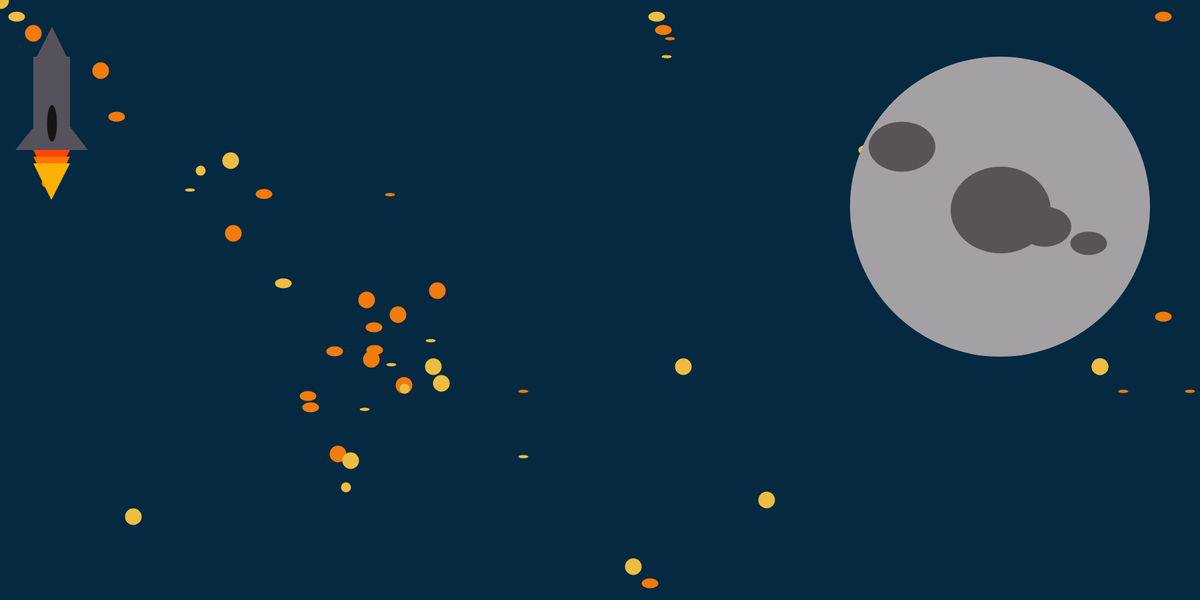
Frame 1 (no input)
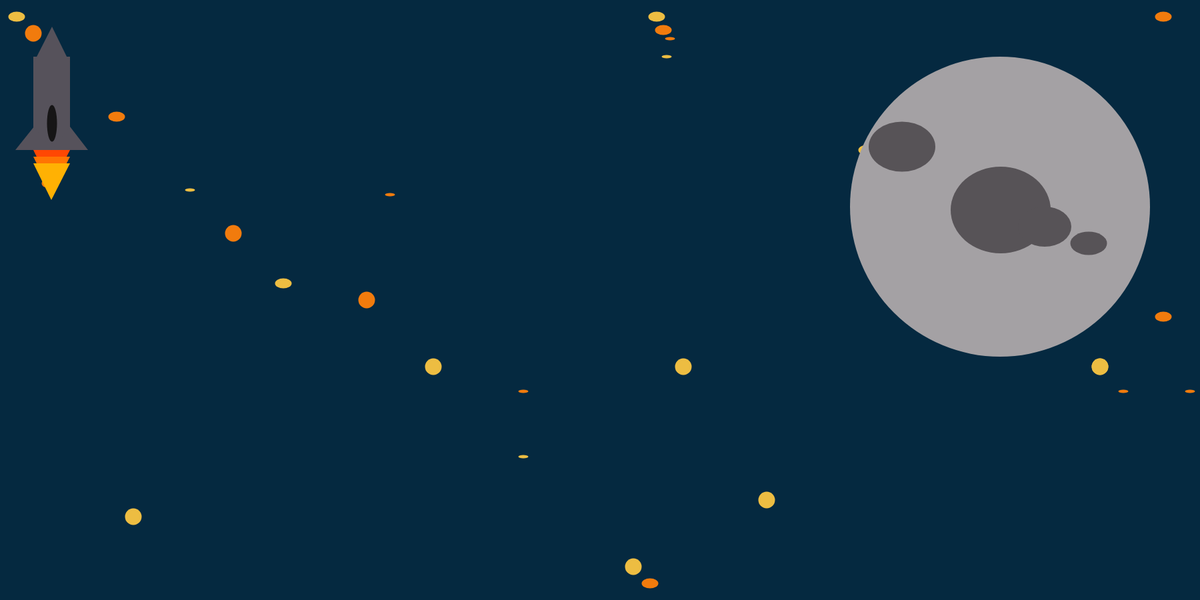
Frame 60 (no input)
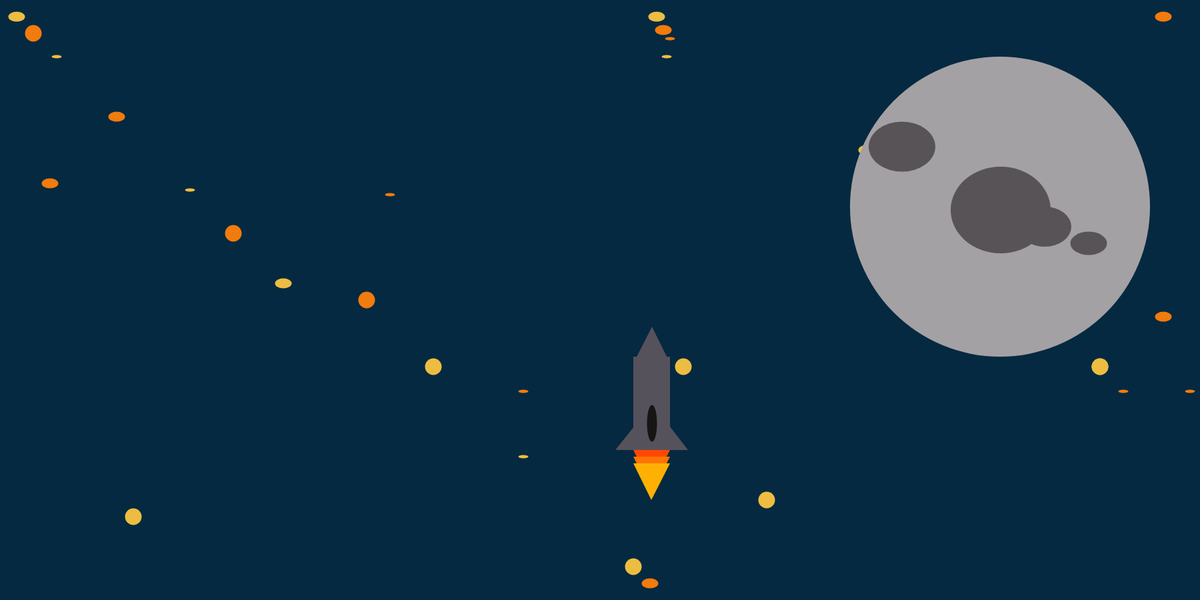
Frame 120 (the mouse pressed at the canvas centre since frame 60)

The p5.js sketch that drew these frames (run headless with seeded random() and noise() and a simulated clock; from frame 60 on, the mouse is pressed at the canvas centre):

// p5.js sketch
// ── sketch.js
function setup() {
    // create a canvas
    createCanvas( 1800,900);
frameRate ( 25 );
}

//variables for stars


var starWidth1 = 25;
var starHeight1 = 25;
var starWidth2 = 15;
var starHeight2 = 15;
var starWidth3 = 5;
var starHeight3 = 5;
var starFill = ( 'rgb(237, 189, 66)' );
var starFill2= ( 'rgb(241, 123, 13)' );
var posX= 1;
var posY= 1;

function draw() {

    background( 'rgb(5, 41, 64)' );
    // turn the cursor off
    noCursor();

push();

//stars sandbox

  fill (starFill);
  noStroke();
  ellipse ( posX, posY, starWidth1, starHeight1 );
  posX = posX -150;
  posY = posY -150;

  fill (starFill2);
  noStroke();
  ellipse ( posX, posY, starWidth2, starHeight2 );

  posX = posX - 25;
  posY = posY - 25;


  fill (starFill);
  noStroke();
  ellipse ( posX, posY, starWidth3, starHeight3 );

  posX = posX + 35;
  posY = posY + 10;

  fill (starFill2);
  noStroke();
  ellipse ( posX, posY, starWidth2, starHeight2 );

  posX = posX + 55;
  posY = posY + 35;


  fill (starFill);
  noStroke();
  ellipse ( posX, posY, starWidth2, starHeight2 );

  posX = posX + 85;
  posY = posY + 85;

fill (starFill);
noStroke();
ellipse ( posX, posY, starWidth1, starHeight1 );
posX = posX + 150;
posY = posY + 150;


fill (starFill2);
noStroke();
ellipse ( posX, posY, starWidth1, starHeight1 );
posX = posX + 150;
posY = posY + 150;


fill (starFill);
noStroke();
ellipse ( posX, posY, starWidth2, starHeight2 );

posX = posX + 45;
posY = posY - 15;

fill (starFill);
noStroke();
ellipse ( posX, posY, starWidth1, starHeight1 );
posX = posX + 50;
posY = posY + 50;


fill (starFill2);
noStroke();
ellipse ( posX, posY, starWidth1, starHeight2 );
posX = posX + 250;
posY = posY + 220;

fill (starFill);
noStroke();
ellipse ( posX, posY, starWidth2, starHeight3 );

posX = posX + 10;
posY = posY - 75;

fill (starFill2);
noStroke();
ellipse ( posX, posY, starWidth1, starHeight1 );
posX = posX - 95;
posY = posY + 55;


fill (starFill2);
noStroke();
ellipse ( posX, posY, starWidth1, starHeight2 );
posX = posX + 45;
posY = posY + 87;

fill (starFill2);
noStroke();
ellipse ( posX, posY, starWidth1, starHeight1 );
posX = posX + 1;
posY = posY + 5;


fill (starFill);
noStroke();
ellipse ( posX, posY, starWidth2, starHeight2 );

posX = posX + 55;
posY = posY - 8;

fill (starFill);
noStroke();
ellipse ( posX, posY, starWidth1, starHeight1 );
posX = posX -100;
posY = posY - 50;


fill (starFill2);
noStroke();
ellipse ( posX, posY, starWidth1, starHeight2 );
posX = posX + 25;
posY = posY + 22;

fill (starFill);
noStroke();
ellipse ( posX, posY, starWidth2, starHeight3 );

posX = posX + 10;
posY = posY - 75;

fill (starFill2);
noStroke();
ellipse ( posX, posY, starWidth1, starHeight1 );
posX = posX - 95;
posY = posY + 55;


fill (starFill2);
noStroke();
ellipse ( posX, posY, starWidth1, starHeight2 );
posX = posX + 45;
posY = posY + 87;


fill (starFill);
noStroke();
ellipse ( posX, posY, starWidth2, starHeight3 );

posX = posX + 10;
posY = posY - 75;

fill (starFill2);
noStroke();
ellipse ( posX, posY, starWidth1, starHeight1 );
posX = posX - 95;
posY = posY + 55;


fill (starFill2);
noStroke();
ellipse ( posX, posY, starWidth1, starHeight2 );
posX = posX + 45;
posY = posY + 87;

fill (starFill2);
noStroke();
ellipse ( posX, posY, starWidth1, starHeight1 );
posX = posX + 12;
posY = posY + 50;


fill (starFill);
noStroke();
ellipse ( posX, posY, starWidth2, starHeight2 );

posX = posX + 7;
posY = posY - 40;

fill (starFill);
noStroke();
ellipse ( posX, posY, starWidth1, starHeight1 );
posX = posX -60;
posY = posY - 80;


fill (starFill2);
noStroke();
ellipse ( posX, posY, starWidth1, starHeight2 );
posX = posX + 20;
posY = posY + 20;

fill (starFill);
noStroke();
ellipse ( 85, 85, starWidth2, starHeight3 );


fill (starFill2) ;
noStroke();
ellipse ( 50, 50, starWidth1, starHeight1 );


fill (starFill);
noStroke();
ellipse ( 25, 25, starWidth1, starHeight2 );

fill (starFill2);
noStroke();
ellipse ( -85, -85, starWidth2, starHeight3 );


fill (starFill) ;
noStroke();
ellipse ( 1150, 750, starWidth1, starHeight1 );


fill (starFill2);
noStroke();
ellipse ( 175, 175, starWidth1, starHeight2 );

fill (starFill);
noStroke();
ellipse ( 285, 285, starWidth2, starHeight3 );


fill (starFill2) ;
noStroke();
ellipse ( 350, 350, starWidth1, starHeight1 );


fill (starFill);
noStroke();
ellipse ( 425, 425, starWidth1, starHeight2 );

fill (starFill2) ;
noStroke();
ellipse ( 585, 292, starWidth2, starHeight3 );


fill (starFill) ;
noStroke();
ellipse ( 200, 775, starWidth1, starHeight1 );


fill (starFill2);
noStroke();
ellipse ( 75, 275, starWidth1, starHeight2 );


fill (starFill) ;
noStroke();
ellipse ( 950, 850, starWidth1, starHeight1 );


fill (starFill2);
noStroke();
ellipse ( 975, 875, starWidth1, starHeight2 );

fill (starFill);
noStroke();
ellipse ( 785, 685, starWidth2, starHeight3 );


fill (starFill2) ;
noStroke();
ellipse ( 550, 450, starWidth1, starHeight1 );


fill (starFill);
noStroke();
ellipse ( 1425, 225, starWidth1, starHeight2 );

fill (starFill2) ;
noStroke();
ellipse ( 785, 587, starWidth2, starHeight3 );


fill (starFill) ;
noStroke();
ellipse ( 650, 550, starWidth1, starHeight1 );


fill (starFill2);
noStroke();
ellipse ( 1975, 475, starWidth1, starHeight2 );

fill (starFill2) ;
noStroke();
ellipse ( 1550, 450, starWidth1, starHeight1 );


fill (starFill);
noStroke();
ellipse ( 1300, 225, starWidth1, starHeight2 );

fill (starFill2) ;
noStroke();
ellipse ( 1785, 587, starWidth2, starHeight3 );


fill (starFill) ;
noStroke();
ellipse ( 1650, 550, starWidth1, starHeight1 );


fill (starFill2);
noStroke();
ellipse ( 1745, 475, starWidth1, starHeight2 );

fill (starFill);
noStroke();
ellipse ( 1000, 85, starWidth2, starHeight3 );


fill (starFill2) ;
noStroke();
ellipse ( 1550, 450, starWidth1, starHeight1 );


fill (starFill);
noStroke();
ellipse ( 985, 25, starWidth1, starHeight2 );

fill (starFill2) ;
noStroke();
ellipse ( 1005, 58, starWidth2, starHeight3 );


fill (starFill) ;
noStroke();
ellipse ( 1650, 550, starWidth1, starHeight1 );


fill (starFill2);
noStroke();
ellipse ( 995, 45, starWidth1, starHeight2 );

fill (starFill2) ;
noStroke();
ellipse ( 1500, 450, starWidth1, starHeight1 );


fill (starFill);
noStroke();
ellipse ( 1395, 225, starWidth1, starHeight2 );

fill (starFill2) ;
noStroke();
ellipse ( 1685, 587, starWidth2, starHeight3 );


fill (starFill) ;
noStroke();
ellipse ( 1025, 550, starWidth1, starHeight1 );


fill (starFill2);
noStroke();
ellipse ( 1745, 25, starWidth1, starHeight2 );

pop();

//moon
push();
translate(1000,300);
fill('rgb(164, 161, 164)');
noStroke();
ellipse(500,10,450,450);

//moonspots

translate(1,5);
fill('rgb(87, 83, 87)');
noStroke();
ellipse(500,10,150,130);

translate(66,25);
fill('rgb(87, 83, 87)');
noStroke();
ellipse(500,10,80,60);

translate(66,25);
fill('rgb(87, 83, 87)');
noStroke();
ellipse(500,10,55,35);

translate(215,-145);
fill('rgb(87, 83, 87)');
noStroke();
ellipse(5,10,100,75);

pop();
//rocket sandbox

//rocket body

push();

translate( mouseX, mouseY );
fill ('rgb(86, 82, 91)');
noStroke();
translate (10,10);
rect (40,75,55,140);

//rocketsideright
 push();

fill ('rgb(86, 82, 91)');
translate (27,130);
noStroke();
triangle (40, 85, 68, 50, 95, 85);

//rocketsideleft

fill ('rgb(86, 82, 91)');
translate (-54,0);
noStroke();
triangle (40, 85, 68, 50, 95, 85);

pop();


//rocketbodydetails
push();

translate(10,10);
fill ('rgb(22, 21, 22)');
noStroke();
ellipse(58,165,15,55);

pop();


//rockettop
push();

fill ('rgb(86, 82, 91)');
noStroke();
triangle (40, 85, 68, 30, 95, 85);

//rocketbottom

fill ('rgb(255, 71, 3)');
noStroke();
translate (115,280);
triangle (-20, -65, -48, -10, -75, -65);

fill ('rgb(255, 116, 3)');
noStroke();
translate (0,10);
triangle (-20, -65, -48, -10, -75, -65);

fill ('rgb(255, 177, 3)');
noStroke();
translate (0,10);
triangle (-20, -65, -48, -10, -75, -65);

pop();
pop();




















  }
